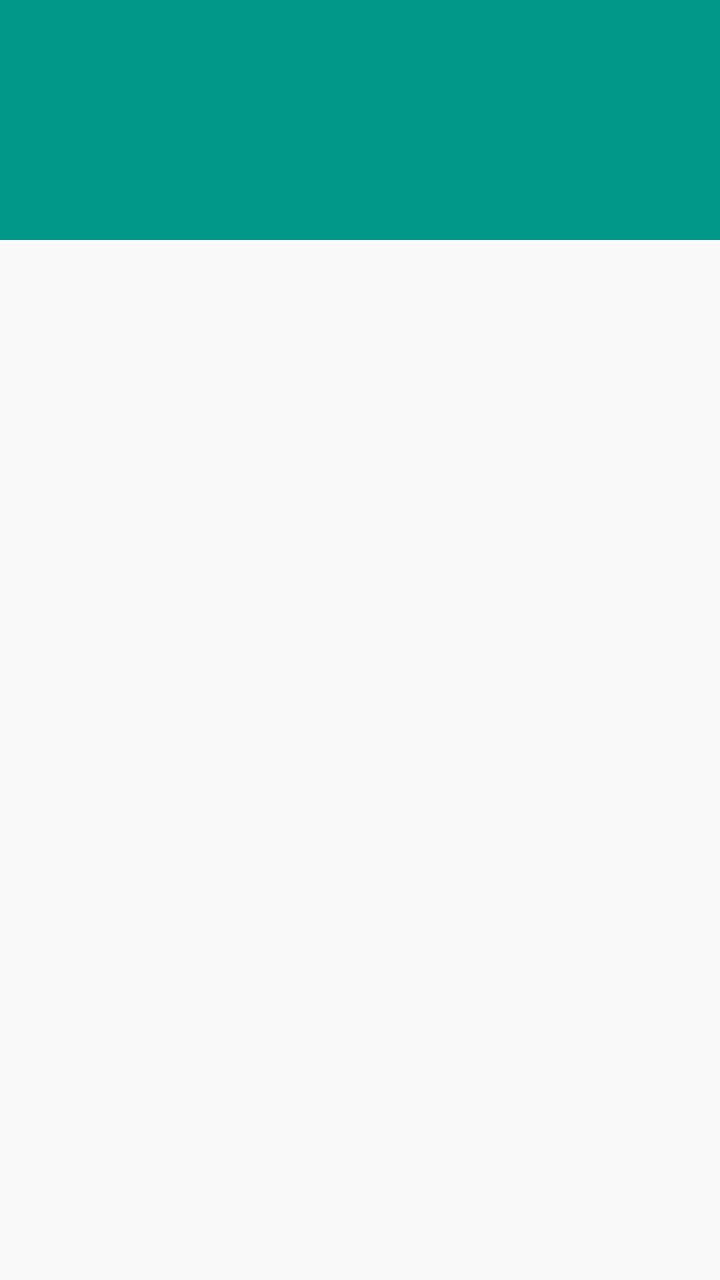
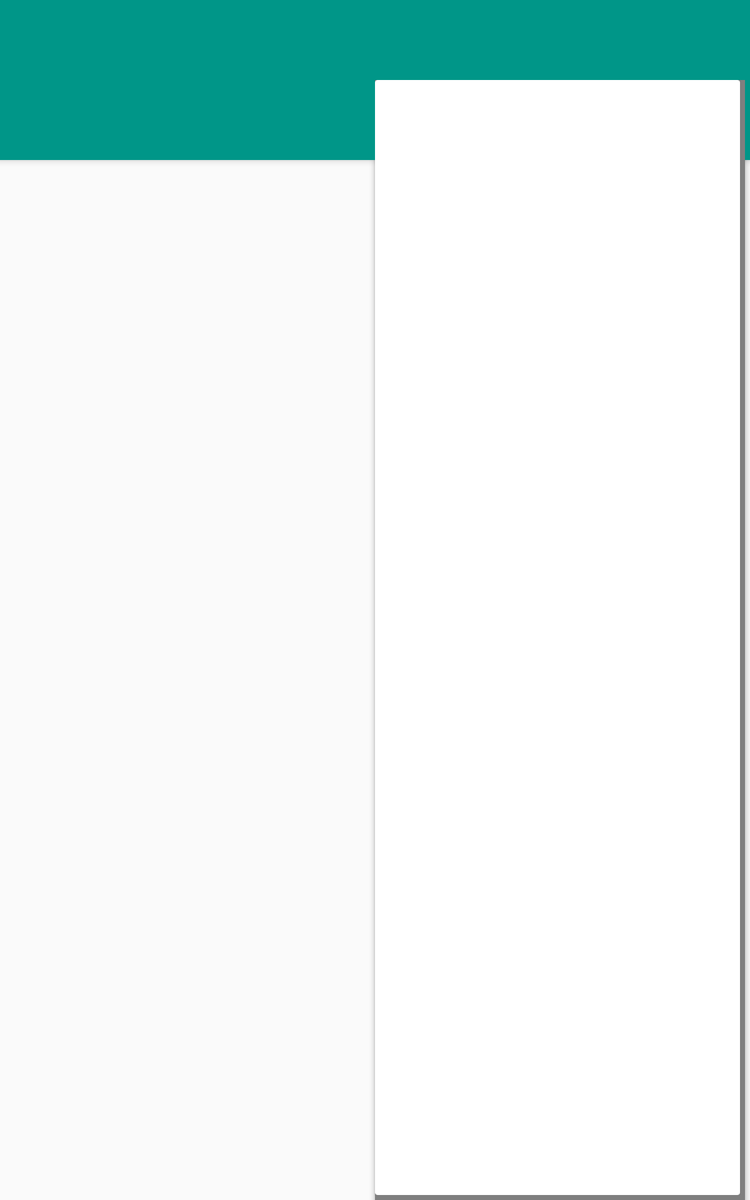

Two renders of one Android screen. The first uses the default layout on a phone; the second uses the alternative layout the repository ships for a different screen configuration, on a matching device. The two XML files are below.
<!-- AndroidManifest.xml: application theme AppTheme -->
<!-- res/layout/activity_article_main.xml -->
<FrameLayout xmlns:android="http://schemas.android.com/apk/res/android"
    xmlns:app="http://schemas.android.com/apk/res-auto"
    android:layout_width="match_parent"
    android:layout_height="match_parent"
    xmlns:tools="http://schemas.android.com/tools"
    android:orientation="vertical">

    <android.support.design.widget.CoordinatorLayout
        android:id="@+id/toolbar_container"
        android:layout_width="match_parent"
        android:layout_height="match_parent"
        android:orientation="vertical"
        >

        <android.support.design.widget.AppBarLayout
            android:id="@+id/appbar"
            android:layout_width="match_parent"
            android:layout_height="wrap_content"
            app:elevation="0dp"

            >

            <android.support.v7.widget.Toolbar
                android:id="@+id/toolbar"
                android:layout_width="match_parent"
                android:layout_height="wrap_content"
                app:layout_scrollFlags="scroll|exitUntilCollapsed"
                >

                <ImageView
                    android:layout_marginTop="?attr/actionBarSize"
                    android:layout_width="wrap_content"
                    android:layout_height="?attr/listPreferredItemHeight"
                    android:layout_gravity="start"
                    android:scaleType="center"
                    android:src="@drawable/logo"
                    android:contentDescription="@string/app_name" />

            </android.support.v7.widget.Toolbar>

        </android.support.design.widget.AppBarLayout>
        

        <FrameLayout
            android:id="@+id/articleListFragment"
            android:layout_width="match_parent"
            android:layout_height="wrap_content"
            app:layout_behavior="@string/appbar_scrolling_view_behavior"
            tools:context = ".ui.ArticleListFragment"
            tools:layout="@layout/list_fragment">

        </FrameLayout>

    </android.support.design.widget.CoordinatorLayout>

</FrameLayout>
<!-- resources referenced by this layout -->
<resources>
  <string name="app_name">XYZ Reader</string>
  <style name="AppTheme" parent="@style/Theme.AppCompat.Light.NoActionBar">
          <item name="colorPrimary">@color/colorPrimary</item>
          <item name="colorPrimaryDark">@color/colorPrimaryDark</item>
          <item name="colorAccent">@color/colorAccent</item>
          <item name="android:textColorLink">@color/colorAccent</item>
          <item name="android:windowActionBar">false</item>
          <item name="android:actionBarDivider">?attr/actionBarDivider</item>
          <item name="toolbarStyle">@style/ToolbarStyle</item>
  
  
      </style>
  <color name="colorPrimary">#009688</color>
  <color name="colorPrimaryDark">#00796B</color>
  <color name="colorAccent">#795548</color>
  <style name="ToolbarStyle" parent="Widget.AppCompat.Toolbar">
          <item name="android:theme">@android:style/Theme.Light.NoTitleBar</item>
          <item name="android:background">@color/colorPrimary</item>
          <item name="android:popupTheme">@style/Theme.AppCompat.Light</item>
      </style>
</resources>
<!-- res/layout-sw600dp/activity_article_main.xml (the repository's variant of the layout above) -->
<!-- drawn on a 7-inch tablet held upright -->
<RelativeLayout xmlns:android="http://schemas.android.com/apk/res/android"
    xmlns:tools="http://schemas.android.com/tools"
    xmlns:app="http://schemas.android.com/apk/res-auto"
    android:id="@+id/main_activity_root"
    android:layout_width="match_parent"
    android:layout_height="match_parent"
    android:theme="@style/AppTheme"
    >
    <RelativeLayout
        android:id="@+id/appbar"
        android:layout_width="match_parent"
        android:layout_height="wrap_content"
        android:layout_alignParentTop="true"
        android:background="?attr/colorPrimary"
        android:elevation="@dimen/appbar_elevation"
        >
        <android.support.v7.widget.Toolbar
            android:id="@+id/toolbar"
            android:layout_width="match_parent"
            android:layout_height="?attr/actionBarSize"
            android:layout_alignParentTop="true"
            android:layout_alignParentLeft="true"
            android:layout_alignParentStart="true"
            android:theme="@style/ThemeOverlay.AppCompat.Dark.ActionBar">

        </android.support.v7.widget.Toolbar>
        <android.support.v4.widget.Space
            android:id="@+id/appLogoAlign"
            android:layout_width="@dimen/list_icon"
            android:layout_height="0dp"
            android:layout_marginLeft="@dimen/articleListMargin"
            android:layout_marginStart="@dimen/articleListMargin"
            android:layout_alignParentLeft="true"
            android:layout_alignParentStart="true"
            android:layout_below="@id/toolbar"/>
        <ImageView
            android:layout_width="wrap_content"
            android:layout_height="?attr/listPreferredItemHeight"
            android:layout_marginTop="?attr/actionBarSize"
            android:layout_marginLeft="@dimen/articleListMargin"
            android:layout_marginStart="@dimen/articleListMargin"
            android:layout_toRightOf="@id/appLogoAlign"
            android:layout_toEndOf="@id/appLogoAlign"

            android:src="@mipmap/ic_launcher"
            android:layout_gravity="center"
            android:scaleType="center"
            android:contentDescription="@string/app_name"/>
    </RelativeLayout>
    
    <android.support.v4.widget.Space
        android:id="@+id/layout_center"
        android:layout_width="0dp"
        android:layout_height="0dp"
        android:layout_centerInParent="true" />
    <RelativeLayout
        android:layout_width="0dp"
        android:layout_height="match_parent"
        android:layout_alignEnd="@id/layout_center"
        android:layout_alignParentLeft="true"
        android:layout_alignParentStart="true"
        android:layout_alignRight="@id/layout_center"
        android:layout_below="@+id/appbar">


        <FrameLayout
            android:id="@+id/articleListFragment"
            android:name=""
            android:layout_width="match_parent"
            android:layout_height="match_parent"

            tools:context=".ui.ArticleListFragment"
            tools:layout="@android:layout/list_content"
            />


    </RelativeLayout>
    <android.support.v4.widget.Space
        android:id="@+id/cardviewAligner"
        android:layout_width="match_parent"
        android:layout_height="match_parent"
        android:layout_alignLeft="@id/layout_center"
        android:layout_alignStart="@id/layout_center"
        android:layout_alignParentEnd="true"
        android:layout_alignParentRight="true"
        android:layout_marginTop="?attr/actionBarSize"
        android:elevation="@dimen/appbar_elevation"
        android:layout_marginRight="@dimen/articleListMargin"
        android:layout_marginEnd="@dimen/articleListMargin"
        />

    <android.support.v7.widget.CardView
        android:id="@+id/fragment_article_detail_container"
        android:layout_width="match_parent"
        android:layout_height="match_parent"
        android:layout_alignLeft="@id/cardviewAligner"
        android:layout_alignStart="@id/cardviewAligner"
        android:layout_alignRight="@id/cardviewAligner"
        android:layout_alignEnd="@id/cardviewAligner"
        android:layout_alignTop="@id/cardviewAligner"
        android:layout_alignBottom="@id/cardviewAligner"
        android:layout_marginRight="@dimen/articleListMargin"
        android:layout_marginEnd="@dimen/articleListMargin"
        app:layout_behavior="@string/appbar_scrolling_view_behavior"
        android:layout_marginBottom="@dimen/articleListMargin"
        app:cardElevation="@dimen/appbar_elevation"
        tools:layout="@layout/frag_det"
        />


</RelativeLayout>
<!-- resources referenced by the variant -->
<!-- as a 7-inch tablet held upright resolves them -->
<resources>
  <dimen name="appbar_elevation">4dp</dimen>
  <dimen name="articleListMargin">4dp</dimen>
  <dimen name="list_icon">4dp</dimen>
  <string name="app_name">XYZ Reader</string>
  <style name="AppTheme" parent="@style/Theme.AppCompat.Light.NoActionBar">
          <item name="colorPrimary">@color/colorPrimary</item>
          <item name="colorPrimaryDark">@color/colorPrimaryDark</item>
          <item name="colorAccent">@color/colorAccent</item>
          <item name="android:textColorLink">@color/colorAccent</item>
          <item name="android:windowActionBar">false</item>
          <item name="android:actionBarDivider">?attr/actionBarDivider</item>
          <item name="toolbarStyle">@style/ToolbarStyle</item>
  
  
      </style>
  <color name="colorPrimary">#009688</color>
  <color name="colorPrimaryDark">#00796B</color>
  <color name="colorAccent">#795548</color>
  <style name="ToolbarStyle" parent="Widget.AppCompat.Toolbar">
          <item name="android:theme">@android:style/Theme.Light.NoTitleBar</item>
          <item name="android:background">@color/colorPrimary</item>
          <item name="android:popupTheme">@style/Theme.AppCompat.Light</item>
      </style>
</resources>
